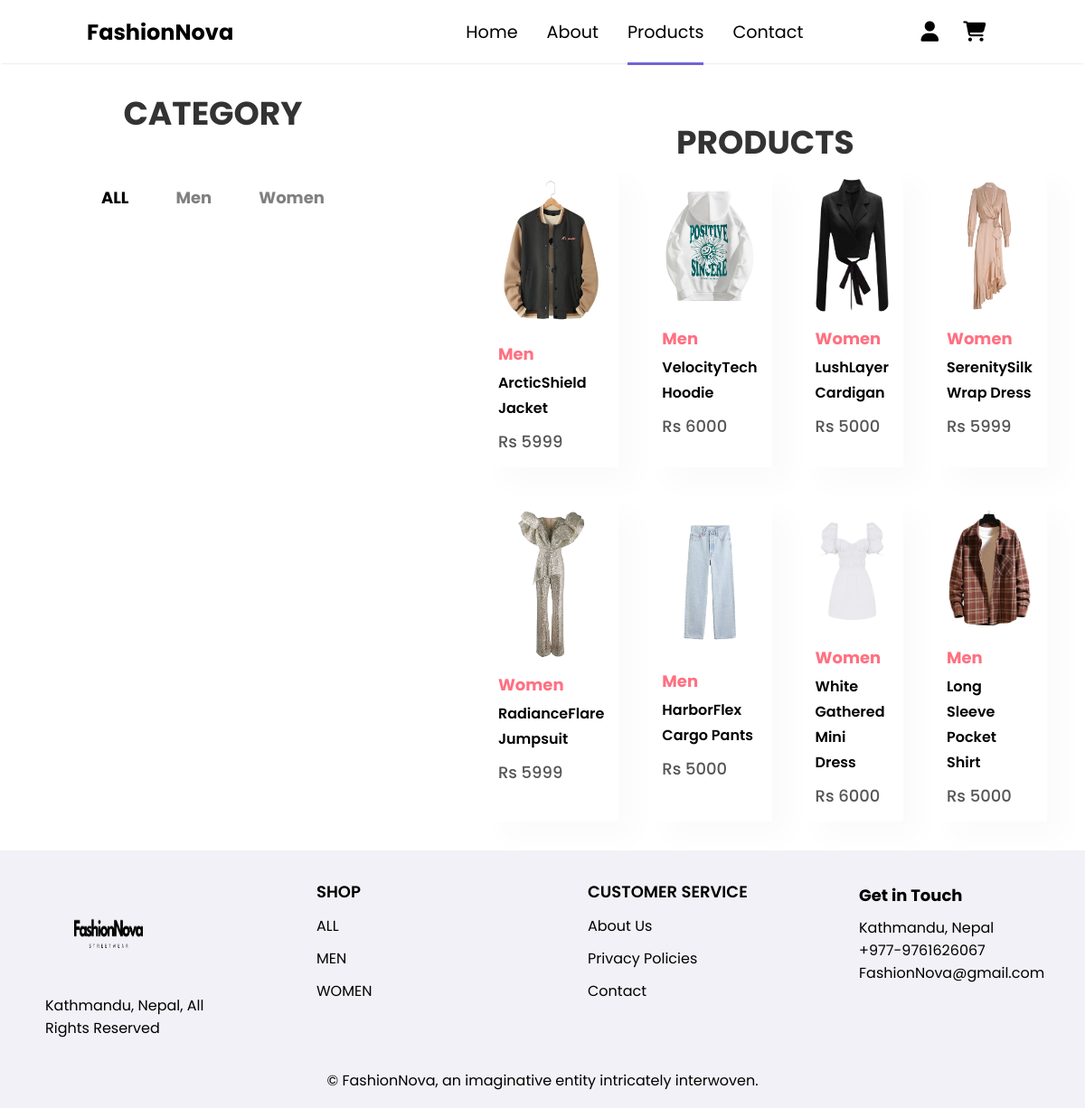
/products.php, run on the app's committed database.
### tables this page shows
CREATE TABLE `products` (
  `product_id` int(50) NOT NULL,
  `name` varchar(50) NOT NULL,
  `category` varchar(10) NOT NULL,
  `price` int(10) NOT NULL,
  `quantity` int(10) NOT NULL,
  `img_main` varchar(50) NOT NULL,
  `description` text NOT NULL,
  `created_at` timestamp NOT NULL DEFAULT current_timestamp(),
  `admin_id` int(20) NOT NULL
);

### products.php (the view, shortened to what this page needs)
<?php
require('db_connection.php');
$sql = "SELECT * FROM products";
$result = mysqli_query($conn, $sql);
?>
<!DOCTYPE html>
<html lang="en">
<head>
  <link rel="stylesheet" href="css/style.css" />
  <link rel="stylesheet" href="https://cdnjs.cloudflare.com/ajax/libs/font-awesome/6.4.0/css/all.min.css"
 />
</head>
<body>
  <?php $page = "products";
  include('header.php') ?>
  <div class="product-page">
    <div class="product-category">
      <h2>CATEGORY</h2>
      <div class="product-category-list">
        <h4 class="category-link active-link">ALL</h4>
        <h4 class="category-link">Men</h4>
        <h4 class="category-link">Women</h4>
      </div>
    </div>
    <div class="explore-category">
      <h2>PRODUCTS</h2>
      <div class="explore-products active-tab" id="all">
        <?php
        if (mysqli_num_rows($result) > 0) {
          while ($row = mysqli_fetch_assoc($result)) {
            $product_id = $row['product_id'];
            $name = $row['name'];
            $category = $row['category'];
            $price = $row['price'];
            $img = $row['img_main'];
            ?>
            <div class="product" onclick="window.location.href='detailedProduct.php?product_id=<?php echo $product_id; ?>'">
              <div class="product-image">
                <img src="images/<?= $img; ?>" alt="<?php echo "$name" ?>" />
              </div>
              <div class="product-content">
                <h3>
                  <?php echo $category ?>
                </h3>
                <h4>
                  <?php echo $name; ?>
                </h4>
                <p style="font-size: large;">Rs
                  <?php echo $price; ?>
                </p>
              </div>
            </div>
            <?php
          }
        } else {
          echo "NO DATA FOUND";
        } ?>
      </div>
    </div>
  </div>
  <?php include('footer.php') ?>
</body>
</html>

### header.php (shortened to what this page needs)
<?php
if (isset($_SESSION['loggedin']) && $_SESSION['loggedin'] == true) {
  $loggedin = true;
} else {
  $loggedin = false;
}
?>
<div class="navbar">
  <div class="navbar-logo">
    <a href="./home.php">
      <p>FashionNova</p>
    </a>
  </div>
  <div class="navbar-links">
    <p><a href="home.php" class="<?php if ($page === 'home') {
      echo 'active';
    } ?>">Home</a></p>
    <p><a href="about.php" class="<?php if ($page === 'about') {
      echo 'active';
    } ?>">About</a></p>
    <p><a href="products.php" class="<?php if ($page === 'products') {
      echo 'active';
    } ?>">Products</a></p>
    <p><a href="contact.php" class="<?php if ($page === 'contact') {
      echo 'active';
    } ?>">Contact</a></p>
  </div>
  <div class="navbar-account">
    <?php if (!$loggedin) { ?>
      <p><a href="login.php" class="<?php if ($page === 'login') {
        echo 'active';
      } ?>"><i class="fa-solid fa-user"></i></a>
      </p>
      <p><a href="cart.php"><i class="fa-solid fa-cart-shopping"></i></a></p>
    <?php } ?>
  </div>
</div>

### footer.php (shortened to what this page needs)
<div class="footer section-padding">
    <div class="footer-links">
        <div class="footer-links_logo">
            <a href="#"><img src="./images/logo.png" alt="logo" /></a>
            <p>Kathmandu, Nepal, All Rights Reserved</p>
        </div>
        <div class="footer-links_div">
            <h4><a href="./products.php">SHOP</a></h4>
            <p><a href="./products.php">ALL</a></p>
            <p><a href="./products.php">MEN</a></p>
            <p><a href="./products.php">WOMEN</a></p>
        </div>
        <div class="footer-links_div">
            <h4>CUSTOMER SERVICE</h4>
            <p><a href="./about.php">About Us</a></p>
            <p><a href="./about.php">Privacy Policies</a> </p>
            <p><a href="./contact.php">Contact</a></p>
        </div>
        <div class="">
            <h4>Get in Touch</h4>
            <p>Kathmandu, Nepal</p>
            <p>+977-9761626067</p>
            <p>FashionNova@gmail.com</p>
        </div>
    </div>
    <div class="footer-copyright">
        <p>&copy;
            FashionNova, an imaginative entity intricately interwoven.</p>
    </div>
</div>

### css/style.css (style rules this page uses)
* { margin: 0; padding: 0; box-sizing: border-box; scroll-behavior: smooth; font-family: 'Poppins', sans-serif; }
a { text-decoration: none; color: unset; }
.section-padding { padding: 4rem 6rem; }
.navbar { display: flex; justify-content: space-between; align-items: center; background-color: #fff; padding: 0.8rem 6rem; box-shadow: 0 2px 2px -2px rgba(0, 0, 0, 0.2); height: 70px; }
.navbar-logo { flex: 0.5; display: flex; justify-content: flex-start; align-items: center; font-weight: bold; font-size: x-large; }
.navbar-links { flex: 1; display: flex; justify-content: center; align-items: center; }
.navbar-links p { font-size: 1.2rem; margin: 0 1rem; }
.navbar-links a { padding-bottom: 20px; border-bottom: 3px solid transparent; }
.navbar-account a { padding-bottom: 20px; border-bottom: 3px solid transparent; }
.navbar-links a.active, .navbar-account a.active { border-bottom: 3px solid #7065D4; }
.navbar-account { display: flex; justify-content: flex-end; align-items: center; }
.navbar-account p { margin: 0 0.85rem; font-size: 1.4rem; cursor: pointer; }
.product { display: flex; flex-direction: column; align-items: flex-start; cursor: pointer; box-shadow: 20px 20px 30px rgba(0, 0, 0, 0.02); transition: 0.2s ease; }
.product-content { height: 100%; padding: 1rem 1.5rem; }
.product-image { width: 100%; height: 100%; padding: 1rem 1rem 0rem; }
.product-image img { width: 100%; height: 100%; border-radius: 10px; }
.product-content h3 { color: #ff7081; font-weight: 700; }
.product-content h4 { font-size: 20px; line-height: 28px; font-weight: 600; }
.product-content p { font-size: 18px; line-height: 25px; font-weight: 500; margin: 0.5rem 0rem; color: red; }
.footer { display: flex; flex-direction: column; background-color: #f1f1f7; color: black; }
.footer-links { flex: 1; display: flex; flex-direction: row; justify-content: space-between; align-items: flex-start; flex-wrap: wrap; width: 100%; }
.footer-links div { width: 200px; margin: 1rem; }
.footer-links_logo { display: flex; flex-direction: column; }
.footer-links_logo img { width: 140px; height: 100px; margin-bottom: 1rem; cursor: pointer; }
.footer-links_div { display: flex; flex-direction: column; justify-content: flex-start; }
.footer-links_div h4 { font-size: 16px; line-height: 20px; margin-bottom: 1rem; font-weight: 600; }
.footer-links_div p { font-size: 16px; line-height: 20px; margin: 0.5rem 0; cursor: pointer; }
.footer-copyright { margin-top: 2rem; text-align: center; width: 100%; }
.footer-copyright p { font-size: 16px; line-height: 20px; }
.product-page { display: flex; justify-content: space-around; margin: 2rem 6rem; }
.product-category { display: flex; flex-direction: column; margin-right: 10rem; }
.product-category h2 { font-size: 36px; line-height: 48px; margin-bottom: 2rem; }
.product-category-list { padding-top: 2rem; }
.product-category-list h4 { font-size: 24px; line-height: 36px; padding: 0.5rem 0; text-align: center; cursor: pointer; color: black; }
.category-link.active-link, .category-link:hover { color: #7065D4; }
.explore-category { display: flex; flex-direction: column; }
.explore-category h2 { text-align: center; font-size: 36px; line-height: 48px; font-weight: 700; }
.explore-products { display: none; }
.explore-products.active-tab { display: grid; grid-template-columns: repeat(4, 1fr); grid-gap: 2rem; }
body { margin: 0; padding: 0; font-family: Arial, sans-serif; }
body { font-family: 'Arial', sans-serif; margin: 0; padding: 0; }
.product-category { display: flex; flex-direction: column; align-items: center; }
.product-category h2 { font-size: 36px; line-height: 48px; margin-bottom: 1rem; color: #333; }
.product-category-list { display: flex; gap: 20px; }
.product-category-list h4 { font-size: 18px; line-height: 26px; padding: 0.5rem 1rem; text-align: center; cursor: pointer; color: gray; border-radius: 5px; transition: background-color 0.3s, color 0.3s; }
.category-link.active-link, .category-link:hover { color: black; }
.explore-category { display: flex; flex-direction: column; align-items: center; margin-top: 2rem; }
.explore-category h2 { font-size: 36px; line-height: 48px; font-weight: 700; color: #333; }
.product-content { padding: 1rem; }
.product-content h3 { color: #ff7081; font-size: 18px; margin-bottom: 5px; }
.product-content h4 { font-size: 16px; margin-bottom: 10px; }
.product-content p { font-size: 14px; color: #555; margin: 0; }

### data on the page
products: img_main (picture), category "Men", name "ArcticShield Jacket", price "5999"
products: img_main (picture), category "Men", name "VelocityTech Hoodie", price "6000"
products: img_main (picture), category "Women", name "LushLayer Cardigan", price "5000"
products: img_main (picture), category "Women", name "SerenitySilk Wrap Dress", price "5999"
products: img_main (picture), category "Women", name "RadianceFlare Jumpsuit", price "5999"
products: img_main (picture), category "Men", name "HarborFlex Cargo Pants", price "5000"
products: img_main (picture), category "Women", name "White Gathered Mini Dress", price "6000"
products: img_main (picture), category "Men", name "Long Sleeve Pocket Shirt", price "5000"
